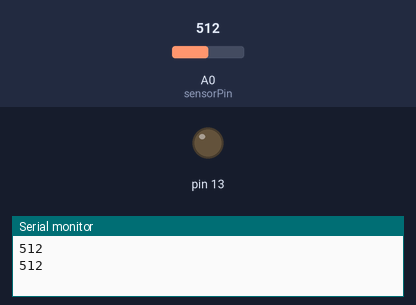
Bench run of a sketch on a simulated Arduino Uno, built with avr-gcc and run on an emulated ATmega328P. Shown: output pins drawn as LEDs (lit = HIGH), the last lines printed to the serial monitor. The test bench sets the inputs (shaded band); at power-on: A0 (sensorPin) = 512.

Above: at 4.8 s.
4.9 s: A0 (sensorPin) set to 74
7.9 s: A0 (sensorPin) set to 65
At 8.7 s:
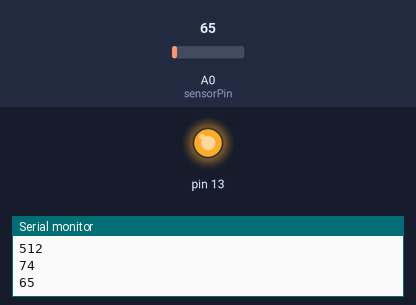
14.3 s: A0 (sensorPin) set to 122
At 15.4 s:
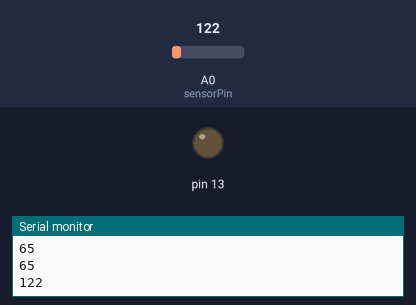
17.3 s: A0 (sensorPin) set to 0
At 19.5 s:
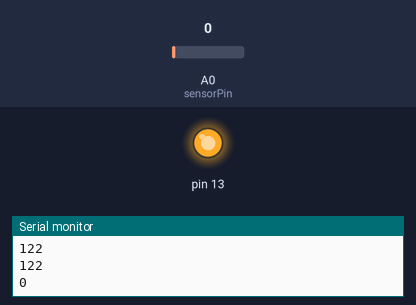
Timing chart, 0 to 21.0 s (numbered marks = the images above; inputs shaded):
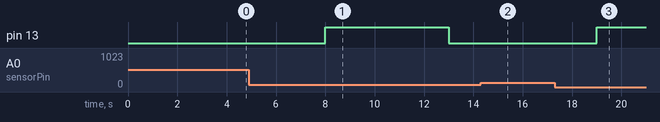

The sketch:

pumpuok_kai_sausa.ino
```cpp
// the setup function runs once when you press reset or power the board
int sensorPin = 14;
int humidity_value = 0;
int humidity_low = 70;   // max 710
int times_pumped = 0;

void setup() {
  pinMode(sensorPin, INPUT);
  // initialize digital pin 13 as an output.
  pinMode(13, OUTPUT);
  Serial.begin(9600);
}

// the loop function runs over and over again forever
void loop() {
  digitalWrite(13, LOW);    // turn the LED off by making the voltage LOW
  delay(2000);              // wait for a second
  humidity_value = analogRead(sensorPin);
  Serial.println(humidity_value);
  times_pumped = 0;
  while ((humidity_value <= humidity_low) && (times_pumped < 5)) {
    digitalWrite(13, HIGH);
    delay(1000);
    humidity_value = analogRead(sensorPin);
    times_pumped += 1;
    Serial.println(humidity_value);
  };
}
```

Measured:
- the behaviour switches between 71 and 70 on A0 (sensorPin) (found by bisection; images 0 and 1)
- after the input at 7.9 s, pin 13: LOW → HIGH after 0.10 s, → LOW 5.0 s later
- after the input at 14.3 s, pin 13: stays LOW (without the input it goes to HIGH after 0.70 s)
- after the input at 17.3 s, pin 13: LOW → HIGH after 1.7 s
